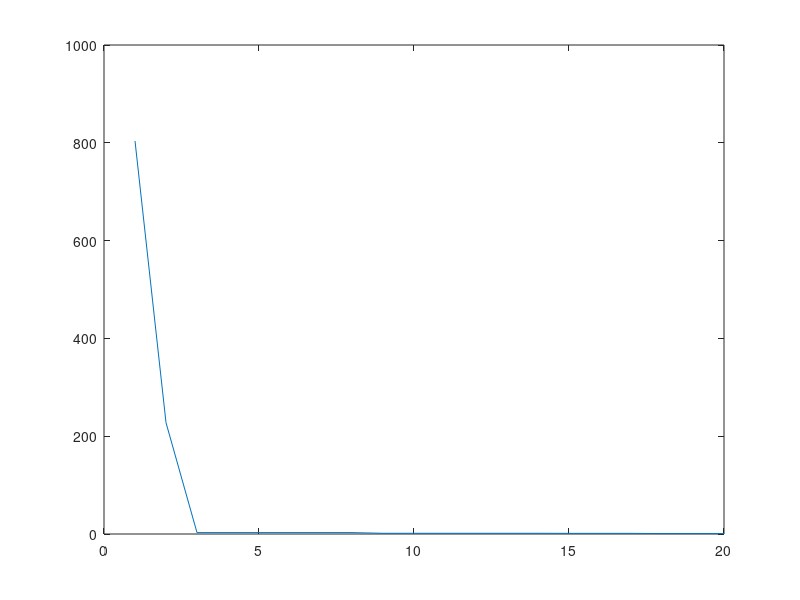

Write MATLAB code to recreate this figure.
clc;
clear all;
close all;

%Teacher phase
ul=100;
ll=-100;
pn=10;
dv=3;
gn=20;
for it=1:gn
    if it==1   
x=(ul-ll).*rand(pn,dv)+ll;
    else
x=x4;
    end
for i=1:pn
f(i,1)=((x(i,1)-x(i,2)).^2)+((x(i,1)+x(i,2)-10)/3).^2;
end
m=mean(x);
a=min(f);

for i=1:pn
    if f(i,1)==a
        Xteacher=x(i,:);
    end
end
        
   
for i=1:pn
    r=rand(1);
    Tf=round(1+rand(1));
    D=r.*(Xteacher-(Tf.*m));
    x1(i,:)=x(i,:)+D;
end
for i=1:pn
    for j=1:dv
        if x1(i,j)>ul
            x1(i,j)=ul;
        end
        if x1(i,j)<ll
            x1(i,j)=ll;
        end
    end
end 
  for i=1:pn
f1(i,1)=((x1(i,1)-x1(i,2)).^2)+((x1(i,1)+x1(i,2)-10)/3).^2;
end
   for i=1:pn
       if f1(i,:)<f(i,:)
           x2(i,:)=x1(i,:);
     elseif f1(i,:)>f(i,:)
           x2(i,:)=x(i,:);
       end
   end
   
for i=1:pn
f2(i,1)=((x2(i,1)-x2(i,2)).^2)+((x2(i,1)+x2(i,2)-10)/3).^2;
end
   
%learners phase

for i=1:pn
    j=floor(rand()*pn)+1;
    while j==i
        j=floor(rand()*pn)+1;
    end
     k=floor(rand()*pn)+1;
    while k==i||k==j
        k=floor(rand()*pn)+1;
    end
    if f2(k)<f2(j)
        x3(i,:)=x2(i,:)+rand*(x2(k,:)-x2(j,:));
    end
    if f2(k)>f2(j)
        x3(i,:)=x2(i,:)+rand*(x2(j,:)-x2(k,:));
    end
end    
 
for i=1:pn
f3(i,1)=((x3(i,1)-x3(i,2)).^2)+((x3(i,1)+x3(i,2)-10)/3).^2;
end
   for i=1:pn
       if f3(i,:)<f2(i,:)
           x4(i,:)=x3(i,:);
     elseif f3(i,:)>f2(i,:)
           x4(i,:)=x2(i,:);
       end
   end   
for i=1:pn
    for j=1:dv
        if x4(i,j)>ul
            x4(i,j)=ul;
        elseif x4(i,j)<ll
            x4(i,j)=ll;
        end
    end
end
for i=1:pn
f4(i,1)=((x4(i,1)-x4(i,2)).^2)+((x4(i,1)+x4(i,2)-10)/3).^2;
end
mfv(it,1)=min(f4);
end
it=1:gn;
    plot(it,mfv)
x4
